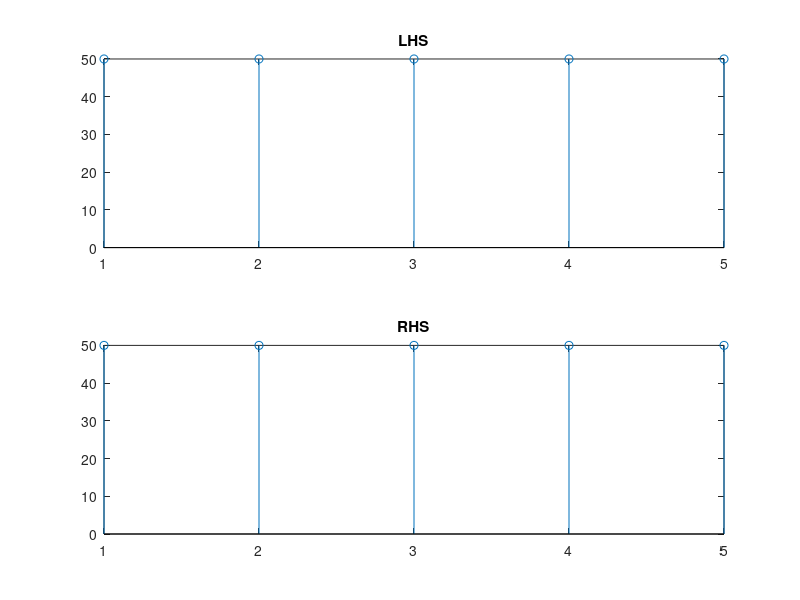

This figure's MATLAB source:
clc;
close all;
clear all;

N = input('Enter the number of DFT points?');
x1=input('Enter the first sequence = ');
x2=input('Enter the second sequence = ');
a=input('Enter the first constant a = ');
b=input('Enter the second constant b = ');

n1=length(x1);
n2=length(x2);
c=zeros(N);

x1=[x1 zeros(1,N-n1)];
x2=[x2 zeros(1,N-n2)];
x3=a*x1
x4=b*x2
x5=x3+x4 

%generating DFT matrix
for k=1:N
     for n=1:N
         w=exp((-2*pi*i*(k-1)*(n-1))/N);         
         x(n)=w;
     end
     c(k,:)=x;  
end             
                

 r1=c*x1';   
 r2=c*x2';   
 R3=a*r1+b*r2 
 R4=c*x5'     
 
subplot(2,1,1)
stem(abs(R4));
title('LHS');
subplot(2,1,2)
stem(abs(R3));
title('RHS');
